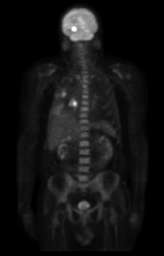
#> input picture DIP3E_Original_Images_CH04/Fig0462(a)(PET_image).tif, 164 x 256 px, shrunk from 746 x 1162 before the run
$ jupyter execute home_task_21_02_2024.ipynb
#> lines starting #> are read from the running program, lines starting #| are printed output that depends on the picture; long printed decimals are rounded
### gomomorf  filtr:Battervort yuqori chastotali tasvirlarga ishlov berish

[cell 1]
#  gomomorf  filtr:Battervort yuqori chastotali tasvirlarga ishlov berish
import cv2
import numpy as np
import matplotlib.pyplot as plt


# Robert
#from scipy.integrate import quad, integrate
import numpy as np
import random
from PIL import Image, ImageDraw #Подключим необходимые библиотеки.
import math

import matplotlib.pyplot as plt
import matplotlib.image as mpimg
import numpy as np


f = Image.open("DIP3E_Original_Images_CH04/Fig0462(a)(PET_image).tif")
#> f is the input picture: PIL image 164x256 L; min 0, max 255, mean 19.4

fig = plt.figure(figsize=(10, 10))

rows, columns=(4,3)

fig.add_subplot(rows, columns, 1)

plt.imshow(f, cmap='gray')
plt.axis('off')
plt.title("Berilgan tasvir")

lnn=np.log1p(np.array(f, dtype="float"))
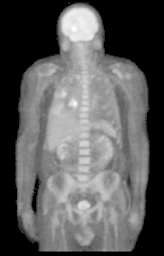
#> lnn: shape (256, 164) float64; min 0, max 5.55, mean 2; drawn with min black and max white

# image in frequency domain
F = np.fft.fft2(lnn)

fig.add_subplot(rows, columns,2)
plt.imshow(np.log1p(np.abs(F)), cmap='gray')
plt.axis('off')
plt.title("Tasvir spektri")

fig.add_subplot(rows, columns, 3)
Fshift = np.fft.fftshift(F)
plt.imshow(np.log1p(np.abs(Fshift)),
           cmap='gray')
plt.axis('off')
plt.title("Tasvir spektrini o`rtachalashtirish")

# Filter: Low pass filter
#M,N = f.shape

M = f.size[1] #Определяем ширину.
#> M = 256
N = f.size[0] #Определяем высоту.
#> N = 164

H = np.zeros((M,N), dtype=np.float32)
Z = np.zeros((M,N), dtype=np.float32)

D0 = 80
n=1

gammaH=2
gammaL=0.25

for u in range(M):
    for v in range(N):
        D = np.sqrt((u-M/2)**2 + (v-N/2)**2)
        H[u,v] = (gammaH-gammaL)*(1-np.exp(-n*(D/D0)**2))+gammaL
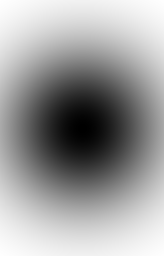
#> H: shape (256, 164) float32; min 0.25, max 1.95, mean 1.3; drawn with min black and max white


fig.add_subplot(rows, columns, 4)
plt.imshow(H, cmap='gray')
plt.axis('off')
plt.title("Filtr tasviri")

# Ideal Low Pass Filtering
Gshift = Fshift * H

fig.add_subplot(rows, columns, 5)
plt.imshow(np.log1p(np.abs(Gshift)),
           cmap='gray')
plt.axis('off')
plt.title("Tasvirga filtr  ko`paytmasi tasviri")

# Inverse Fourier Transform
G = np.fft.ifftshift(Gshift)

fig.add_subplot(rows, columns, 6)
plt.imshow(np.log1p(np.abs(G)),
           cmap='gray')
plt.axis('off')
plt.title("O`rtachalashtirilgan tasvir")

g = np.abs(np.fft.ifft2(G))

g = np.exp(g)
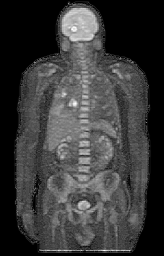
#> g: shape (256, 164) float64; min 1, max 4.52, mean 1.81; drawn with min black and max white

fig.add_subplot(rows, columns, 7)
plt.imshow(g, cmap='gray')
plt.axis('off')
plt.title("Ishlov berilgan tasvir")

###  gomomorf  filtr: Battervort yuqori chastotali tasvirlarga ishlov berish

[cell 2]
#  gomomorf  filtr: Battervort yuqori chastotali tasvirlarga ishlov berish
import cv2
import numpy as np
import matplotlib.pyplot as plt

#from scipy.integrate import quad, integrate
import numpy as np
import random
from PIL import Image, ImageDraw #Подключим необходимые библиотеки.
import math

import matplotlib.pyplot as plt
import matplotlib.image as mpimg
import numpy as np

f = Image.open("DIP3E_Original_Images_CH04/Fig0462(a)(PET_image).tif")

fig = plt.figure(figsize=(10, 10))

rows, columns=(4,3)

fig.add_subplot(rows, columns, 1)

plt.imshow(f, cmap='gray')
plt.axis('off')
plt.title("Berilgan tasvir")

F = np.fft.fft2(f)

fig.add_subplot(rows, columns,2)
plt.imshow(np.log1p(np.abs(F)), cmap='gray')
plt.axis('off')
plt.title("Tasvir spektri")

fig.add_subplot(rows, columns, 3)
Fshift = np.fft.fftshift(F)
plt.imshow(np.log1p(np.abs(Fshift)),
           cmap='gray')
plt.axis('off')
plt.title("Tasvir spektrini o`rtachalashtirish")

M = f.size[1] #Определяем ширину.
N = f.size[0] #Определяем высоту.

H = np.zeros((M,N), dtype=np.float32)

D0 = 80
n=4
W=10

gammaH=2
gammaL=0.25

for u in range(M):
    for v in range(N):
        D = np.sqrt((u-M/2)**2 + (v-N/2)**2)
        # H[u,v] = 1/(1+(D*W/(D**2-D0**2))**(2*n))
        H[u,v] = 1-np.exp(-1*(((D**2-D0**2)/((D+0.0000000001)*W))**2))
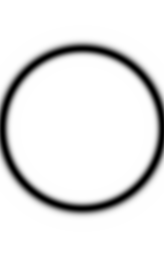
#> H: shape (256, 164) float32; min 0, max 1, mean 0.898

fig.add_subplot(rows, columns, 4)
plt.imshow(H, cmap='gray')
plt.axis('off')
plt.title("Filtr tasviri")

# Ideal Low Pass Filtering
Gshift = Fshift * H

fig.add_subplot(rows, columns, 5)
plt.imshow(np.log1p(np.abs(Gshift)),
           cmap='gray')
plt.axis('off')
plt.title("Tasvirga filtr  ko`paytmasi tasviri")

# Inverse Fourier Transform
G = np.fft.ifftshift(Gshift)

fig.add_subplot(rows, columns, 6)
plt.imshow(np.log1p(np.abs(G)),
           cmap='gray')
plt.axis('off')
plt.title("O`rtachalashtirilgan tasvir")

g = np.abs(np.fft.ifft2(G))

g = np.exp(g)

fig.add_subplot(rows, columns, 7)
plt.imshow(g, cmap='gray')
plt.axis('off')
plt.title("Ishlov berilgan tasvir")

###

### Gauss shovqini qo`shish

[cell 3]
#Gauss shovqini qo`shish
import numpy as np
import random
from PIL import Image, ImageDraw #Подключим необходимые библиотеки.
import math

import matplotlib.pyplot as plt
import matplotlib.image as mpimg
import numpy as np

mu, sigma = 0, 0.1 # mean and standard deviation


f = Image.open("DIP3E_Original_Images_CH04/Fig0462(a)(PET_image).tif")
M = f.size[1] #Определяем ширину.
N = f.size[0] #Определяем высоту.

noise = np.random.normal(0, 50, size=(M,N))

dd=np.add(f, noise);
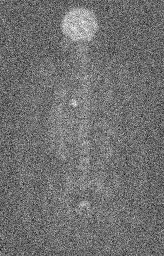
#> dd: shape (256, 164) float64; min -223, max 323, mean 19.2; drawn with min black and max white
noise_image=np.clip(dd, 0, 255).astype(np.uint8)
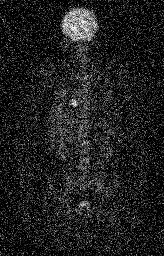
#> noise_image: shape (256, 164); min 0, max 255, mean 32.6


fig = plt.figure(figsize=(10, 30))
rows, columns=(1,4)


fig.add_subplot(rows, columns, 1)
plt.imshow(f, cmap='gray')
plt.axis('off')
plt.title("Tasviri")

fig.add_subplot(rows, columns, 2)
plt.imshow(noise, cmap='gray')
plt.axis('off')
plt.title("Shovqin")

fig.add_subplot(rows, columns, 3)
plt.imshow(noise_image, cmap='gray')
plt.axis('off')
plt.title("noise_image")


print("Tugadi")
def PSNR(original, compressed):
    mse = np.mean((original - compressed) ** 2)
#> mse = 0
    if(mse == 0):  # MSE is zero means no noise is present in the signal .
                  # Therefore PSNR have no importance.
        return 100
    max_pixel = 255.0
    psnr = 20 * np.log10(max_pixel / np.sqrt(mse))
    return psnr
print(PSNR(np.array(f),f))
#| 100
print(PSNR(noise_image,f))
#| 28.888


imgnew  = Image.new( mode = "L", size = (N, M) )
#> imgnew: PIL image 164x256 L; every value is 0

imgnewpix=imgnew.load()


mediana=np.array([1,1,1,1,1,1,1,1,1], dtype=np.int32)


for i in range(1,N-2):
    for j in range(1, M-2):
        for s in range(3):
            for t in range(3):
                mediana[s*3+t]=noise_image[j+t,i+s]

        mediana=np.sort(mediana)

        imgnewpix[i,j]=int(mediana[4])
#> after the loop, mediana = [0, 0, 0, 0, 0, 0, 32, 41, 47]

fig.add_subplot(rows, columns, 4)
plt.imshow(imgnew, cmap='gray')
plt.axis('off')
plt.title("noise_image")

print(PSNR(np.array(imgnew),f))
#| 29.722

[cell 4]
#Gauss shovqini qo`shish
import numpy as np
import random
from PIL import Image, ImageDraw #Подключим необходимые библиотеки.
import math

import matplotlib.pyplot as plt
import matplotlib.image as mpimg
import numpy as np

mu, sigma = 0, 0.1 # mean and standard deviation


f = Image.open("DIP3E_Original_Images_CH04/Fig0462(a)(PET_image).tif")
M = f.size[1] #Определяем ширину.
N = f.size[0] #Определяем высоту.


salt_ratio=0.2
pepper_ratio=0.2

img_size = (N,M)
#> img_size = (164, 256)

salt = np.random.rand(M, N) < salt_ratio
pepper = np.random.rand(M, N) < pepper_ratio

noisy_image = np.copy(f)

noisy_image[salt] = 255
noisy_image[pepper] = 0
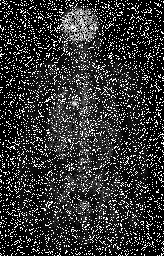
#> noisy_image: shape (256, 164); min 0, max 255, mean 53.2


# noise_image=np.clip(noisy_image, 0, 255).astype(np.uint8)

dd=np.add(f, noise);
noise_image=np.clip(dd, 0, 255).astype(np.uint8)

fig = plt.figure(figsize=(10, 30))
rows, columns=(1,4)

fig.add_subplot(rows, columns, 1)
plt.imshow(f, cmap='gray')
plt.axis('off')
plt.title("Tasviri")

fig.add_subplot(rows, columns, 2)
plt.imshow(noise, cmap='gray')
plt.axis('off')
plt.title("Shovqin")

fig.add_subplot(rows, columns, 3)
plt.imshow(noise_image, cmap='gray')
plt.axis('off')
plt.title("noise_image")


print("Tugadi")
def PSNR(original, compressed):
    mse = np.mean((original - compressed) ** 2)
#> mse = 0
    if(mse == 0):  # MSE is zero means no noise is present in the signal .
                  # Therefore PSNR have no importance.
        return 100
    max_pixel = 255.0
    psnr = 20 * np.log10(max_pixel / np.sqrt(mse))
    return psnr
print(PSNR(np.array(f),f))
#| 100
print(PSNR(noise_image,f))
#| 28.888


imgnew  = Image.new( mode = "L", size = (N, M) )

imgnewpix=imgnew.load()


mediana=np.array([1,1,1,1,1,1,1,1,1], dtype=np.int32)


for i in range(1,N-2):
    for j in range(1, M-2):
        for s in range(3):
            for t in range(3):
                mediana[s*3+t]=noise_image[j+t,i+s]

        mediana=np.sort(mediana)

        imgnewpix[i,j]=int(mediana[4])

fig.add_subplot(rows, columns, 4)
plt.imshow(imgnew, cmap='gray')
plt.axis('off')
plt.title("noise_image")

print(PSNR(np.array(imgnew),f))
#| 29.722

### Rayleigh tasvirga shovqin qo`shish

[cell 5]
#Relya shovqini qo`shish
import numpy as np
import random
from PIL import Image, ImageDraw
import math
import matplotlib.pyplot as plt
import matplotlib.image as mpimg
import numpy as np


f = Image.open("DIP3E_Original_Images_CH04/Fig0462(a)(PET_image).tif")

N = f.size[0] #img height
M = f.size[1] #img width.

img_size = (M, N)
#> img_size = (256, 164)
sigma = 70.0

#Generate noise
noise = np.random.rayleigh(sigma, img_size)

# add noise to img
noise_image=np.add(f, noise);
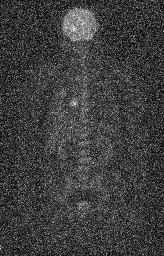
#> noise_image: shape (256, 164) float64; min 0.785, max 434.6, mean 107.3; drawn with min black and max white


def PSNR(original, compressed):
    mse = np.mean((original - compressed) ** 2)
#> mse = 9813.6
    if(mse == 0):  # MSE is zero means no noise is present in the signal .
                  # Therefore PSNR have no importance.
        return 100
    max_pixel = 255.0
    psnr = 20 * np.log10(max_pixel / np.sqrt(mse))
#> psnr = 8.21
    return psnr

print(PSNR(noise_image,f))
#| 8.213

imgnew  = Image.new( mode = "L", size = (N, M) )
imgnewpix=imgnew.load()

mediana=np.array([1,1,1,1,1,1,1,1,1], dtype=np.int32)

for i in range(1,N-2):
    for j in range(1, M-2):
        for s in range(3):
            for t in range(3):
                mediana[s*3+t]=noise_image[j+t,i+s]

        mediana=np.sort(mediana)
        imgnewpix[i,j]=int(mediana[4])
#> after the loop, mediana = [59, 67, 70, 77, 84, 89, 118, 147, 200]


# print results
fig = plt.figure(figsize=(10, 30))
rows, columns=(1,4)


fig.add_subplot(rows, columns, 1)
plt.imshow(f, cmap='gray')
plt.axis('off')
plt.title("Tasvir")

fig.add_subplot(rows, columns, 2)
plt.imshow(noise, cmap='gray')
plt.axis('off')
plt.title("Shovqin")

fig.add_subplot(rows, columns, 3)
plt.imshow(noise_image, cmap='gray')
plt.axis('off')
plt.title("Shovqinli + tasvir")

fig.add_subplot(rows, columns, 4)
plt.imshow(imgnew, cmap='gray')
plt.axis('off')
plt.title("Mediana qo`llanilgan tasvir")

print(PSNR(np.array(imgnew),f))
#| 27.680

[cell 6]
#IMpuls shovqini qo`shish va mediana filrt bilan ishlov berish
import numpy as np
import random
from PIL import Image, ImageDraw #Подключим необходимые библиотеки.
import math

import matplotlib.pyplot as plt
import matplotlib.image as mpimg
import numpy as np

mu, sigma = 0, 0.1 # mean and standard deviation


f = Image.open("DIP3E_Original_Images_CH04/Fig0462(a)(PET_image).tif")
M = f.size[1] #Определяем ширину.
N = f.size[0] #Определяем высоту.


salt_ratio=0.2
pepper_ratio=0.2

img_size = (N,M)
#> img_size = (164, 256)

salt = np.random.rand(M, N) < salt_ratio
pepper = np.random.rand(M, N) < pepper_ratio

noisy_image = np.copy(f)

noisy_image[salt] = 255
noisy_image[pepper] = 0
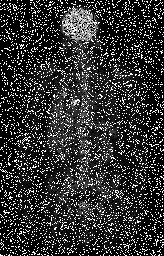
#> noisy_image: shape (256, 164); min 0, max 255, mean 53.3


#dd=np.add(f, img_noised);

noise_image=np.clip(noisy_image, 0, 255).astype(np.uint8)


fig = plt.figure(figsize=(10, 30))
rows, columns=(1,4)


fig.add_subplot(rows, columns, 1)
plt.imshow(f, cmap='gray')
plt.axis('off')
plt.title("Tasviri")


fig.add_subplot(rows, columns, 3)
plt.imshow(noise_image, cmap='gray')
plt.axis('off')
plt.title("noise_image")


print("Tugadi")
def PSNR(original, compressed):
    mse = np.mean((original - compressed) ** 2)
#> mse = 0
    if(mse == 0):  # MSE is zero means no noise is present in the signal .
                  # Therefore PSNR have no importance.
        return 100
    max_pixel = 255.0
    psnr = 20 * np.log10(max_pixel / np.sqrt(mse))
    return psnr
print(PSNR(np.array(f),f))
#| 100
print(PSNR(noise_image,f))
#| 34.072


imgnew  = Image.new( mode = "L", size = (N, M) )

imgnewpix=imgnew.load()


mediana=np.array([1,1,1,1,1,1,1,1,1], dtype=np.int32)


Nmax=11
Imin=0
Imax=0;
Imed=0;
for i in range(1,N-Nmax-1):
    for j in range(1, M-Nmax-1):
        r=1;
        while(r<=Nmax):
            #print(np.array(noise_image[j:j+r,i:i+r]).shape, r*r)
            mediana=np.array(noise_image[j:j+r,i:i+r]).reshape(r*r)
            mediana=np.sort(mediana)
            Imin=mediana[0]
            Imax=mediana[-1]
            Imed=mediana[int(r*r//2)]
            if(Imin<Imed and Imed<Imax):
                break;
            else:
                r+=2

        #print(mediana)
        if(Imin<noise_image[j,i] and noise_image[j,i]<Imax):
            imgnewpix[i,j]=int(noise_image[j,i])
        else:
            imgnewpix[i,j]=int(Imed)

fig.add_subplot(rows, columns, 4)
plt.imshow(imgnew, cmap='gray')
plt.axis('off')
plt.title("noise_image")

print(PSNR(np.array(imgnew),f))
#| 37.928
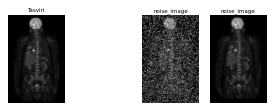
#> figure drawn by matplotlib, 3 panels
